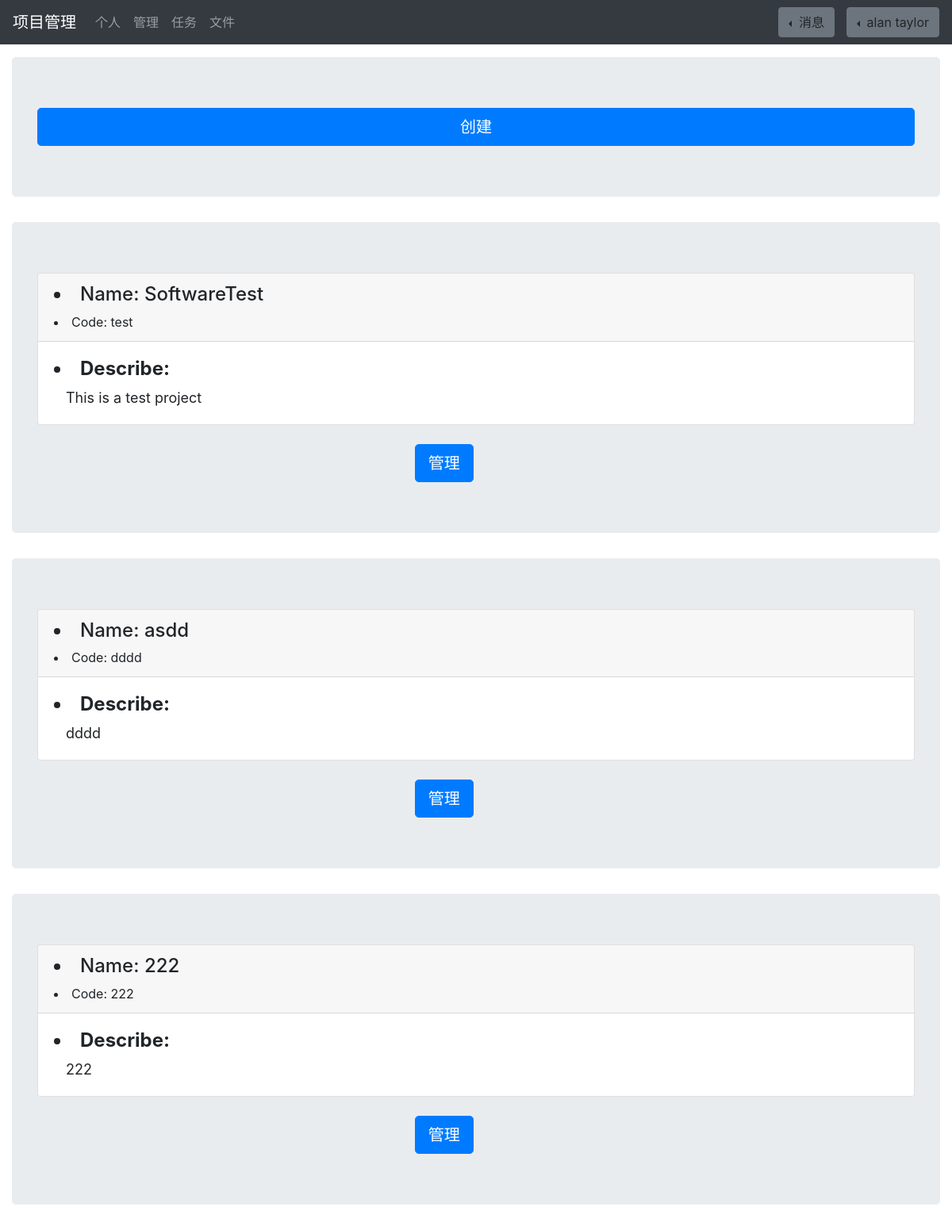
Screenshot of /manage/ (signed in) with the database file from the repository.
### SEsite/models.py (models this page shows)
class User(models.Model):
    id=models.AutoField('id',primary_key=True)                  # 编号
    email=models.EmailField('email')                            # 邮箱
    password=models.CharField('password',max_length=16)         # 密码
    name=models.CharField('name',max_length=12)                 # 姓名
    profile=models.TextField('profile',default='')              # 简介
    work=models.CharField('work',max_length=12)                 # 工作
    phone=models.CharField('phone',max_length=11)               # 手机
    createTime=models.DateField('creaetTime',auto_now_add=True)   # 创建时间
    isVerificated=models.BooleanField('isVerificated',default=False)          # 是否验证
    isFreezed=models.BooleanField('isFreezed',default=False)                  # 是否冻结
    projectInCharge=models.ManyToManyField('Project',through='shipUserProject',
                                           through_fields=('user','project'))   # 负责的项目
    taskInCharge=models.ManyToManyField('Task',through='shipUserTask',
                                        through_fields=('user','task'))         # 负责的任务

class Project(models.Model):
    id=models.AutoField('id',primary_key=True)                  # 编号
    name=models.CharField('name',max_length=12)                 # 名称
    code=models.CharField('code',max_length=12)                 # 代码，仅允许字母开头，且仅允许含有字母和数字，唯一
    describe=models.CharField('describe',max_length=140)        # 描述
    creator = models.EmailField('email',default='')  # 邮箱
    buildTime=models.DateField('buildTime',auto_now_add=True)   # 创建时间
    lastUpdateTime=models.DateField('lastUpdateTime',auto_now=True) # 上次更新时间
    memberNum=models.IntegerField('memberNum')                  # 成员个数
    member=models.ManyToManyField('User',through='shipUserProject',
                                  through_fields=('project','user'))    # 成员关系
    task=models.ManyToManyField('Task',through='shipProjectTask',
                                through_fields=('project','task'))      # 任务关系

### SEsite/views.py (the view, shortened to what this page needs)
# urls.py: url(r'manage/', views.Manage),
def Manage(request):
    user = User.objects.get(id=request.session['id'])
    msgAll = Message.objects.filter(userId=user.id, isSend=True).order_by('-id')
    msg=msgAll
    if len(msgAll) > 3:
        msg = msgAll[0:3]
    task = user.taskInCharge.filter(isPushed=True)
    if len(task) > 3:
        task = task[0:3]
    if request.method=='GET':
        project = user.projectInCharge.all()
        projectNum=len(project)
        return render(request,'manage/manage.html',locals())

### templates/manage/manage.html (shortened to what this page needs)
<!DOCTYPE html>
<html lang="en">
    {% include "head.html" %}
    <body>
        {% include "header.html" %}
        <div class="container-fluid">
                <main role="main" >
                    {% ifequal projectNum 0 %}
                    <div class="jumbotron">
                        <div style="text-align: center;">
                        <p>您当前没有管理的项目，是否创建一个项目进行管理</p>
                        </div>
                        <a class='btn btn-lg btn-primary btn-block' href="../m-create">创建</a>
                    </div>
                    {% else %}
                    <div class="jumbotron">
                        <a class='btn btn-lg btn-primary btn-block' href="../m-create">创建</a>
                    </div>
                        {% for one in project %}
                        <div class="jumbotron">
                            <form class="form-signin" method="POST">
                                <div class="card">
                                    <div class="card-header">
                                        <h4><li>Name: {{one.name}}</li></h4>
                                        <li>Code: {{one.code}}</li>
                                    </div>
                                    <div class="card-body">
                                        <h4><li><strong>Describe:</strong></li></h4>
                                        <div class="container-fluid">
                                            <a style="font-size: large;">{{one.describe}}</a>
                                        </div>
                                    </div>
                                </div>
                                <br>
                                <div class="col-md-6 offset-md-5">
                                    <button class="btn btn-lg btn-primary" type="submit" value={{one.code}} name="code">管理</button>
                                </div>
                            </form>
                        </div>
                        {% endfor %}
                    {% endifequal %}
                </main>
        </div>
    </body>
</html>

### templates/header.html (shortened to what this page needs)
<header>
    <nav class="navbar navbar-expand-md navbar-dark fixed-top bg-dark">
        <a class="navbar-brand" href="/index">项目管理</a>
        <div class="collapse navbar-collapse" id="navbarsExampleDefault">
            <ul class="navbar-nav mr-auto">
            <li class="nav-item">
                <a class="nav-link" href="/info">个人</a>
            </li>
            <li class="nav-item">
                <a class="nav-link" href="/manage">管理
                </a>
            </li>
            <li class="nav-item">
                <a class="nav-link" href="/task">任务</a>
            </li>
            <li class="nav-item">
                <a class="nav-link" href="/file">文件</a>
            </li>
            </ul>
            <div class="dropdown dropleft">
                <a class="btn btn-secondary dropdown-toggle my-2 my-sm-0" role="button" id="dropdownMenuLink" data-toggle="dropdown" aria-haspopup="true" aria-expanded="false" style="margin-right:15px;">
                消息
                </a>
            </div>
            <div class="dropdown dropleft">
                <a class="btn btn-secondary dropdown-toggle my-2 my-sm-0" role="button" id="dropdownMenuLink" data-toggle="dropdown" aria-haspopup="true" aria-expanded="false">
                {{user.name}}
                </a>
            </div>
        </div>
    </nav>
</header>
<br><br><br>

### rows the page displays
User: name "alan taylor"
Project: name "SoftwareTest", code "test", describe "This is a test project"
Project: name "asdd", code "dddd", describe "dddd"
Project: name "222", code "222", describe "222"
